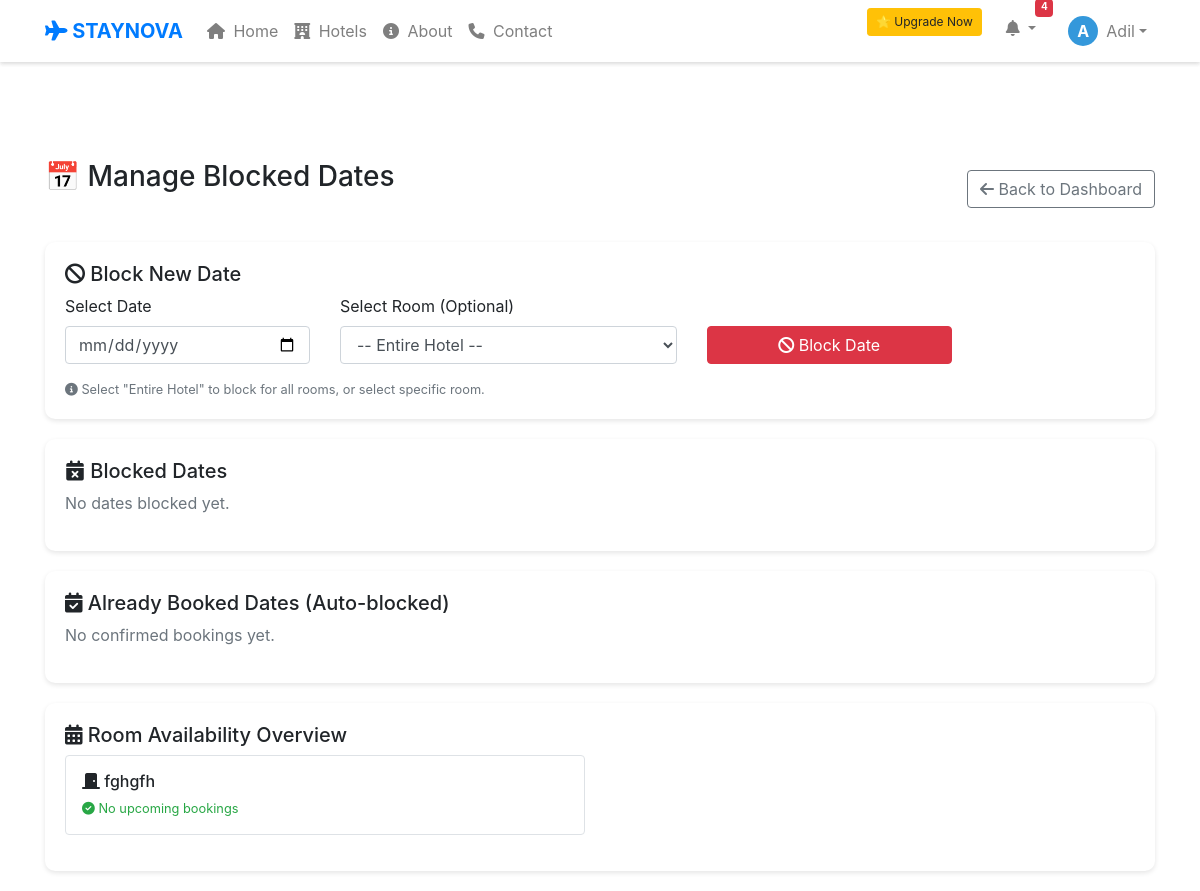
Page /owner/manage_dates.php (signed in) on the earlier database version.
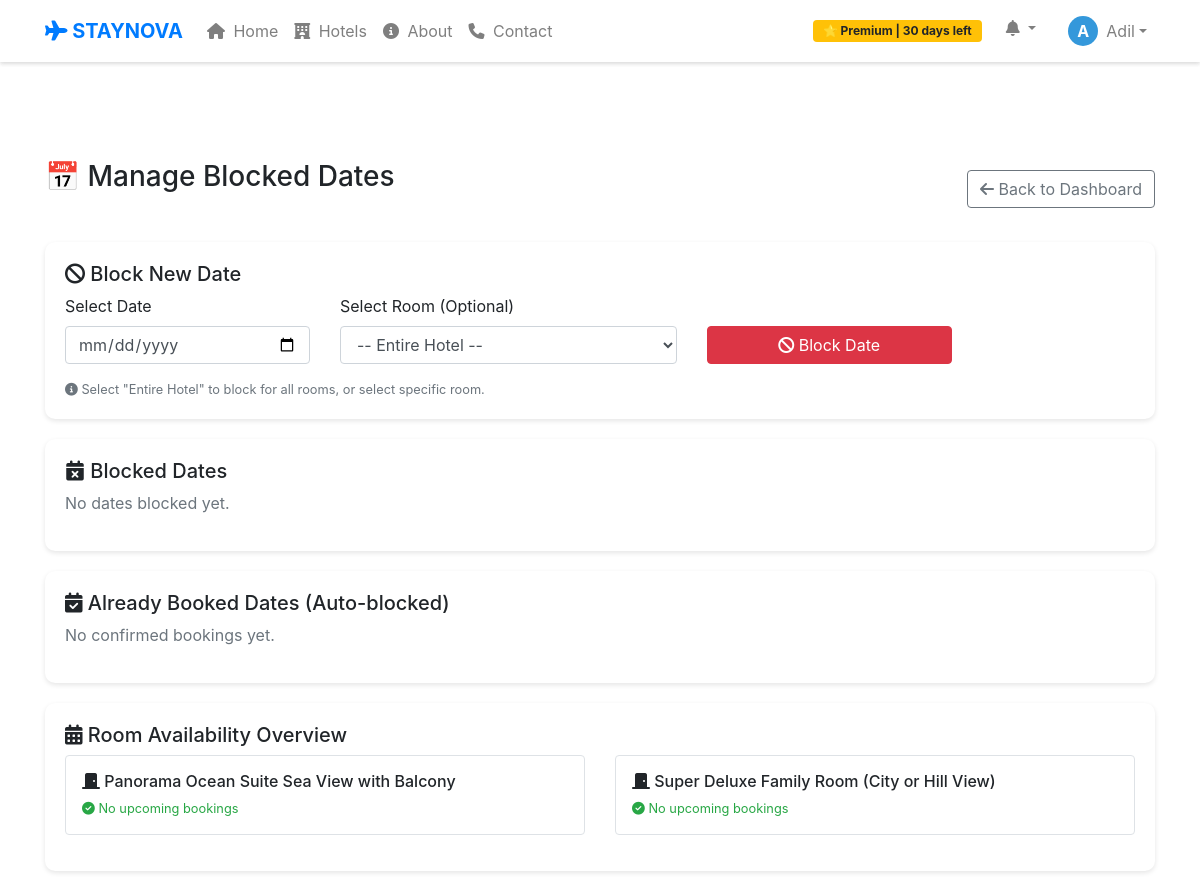
Same page on the later database version.
### tables this page shows
CREATE TABLE `rooms` (
  `id` int(11) NOT NULL,
  `hotel_id` int(11) NOT NULL,
  `room_title` varchar(200) NOT NULL,
  `description` text DEFAULT NULL,
  `capacity` int(11) DEFAULT 2,
  `room_count` int(11) DEFAULT 1,
  `price_per_night` decimal(10,2) NOT NULL,
  `created_at` timestamp NOT NULL DEFAULT current_timestamp(),
  `is_active` tinyint(1) DEFAULT 1,
  `active` tinyint(1) DEFAULT 1
);

### owner/manage_dates.php (the view, shortened to what the changed rows need)
<?php
include "../db_connect.php";
include "../header.php";
$owner_id = $_SESSION['user_id'];
$hotel_sql = "SELECT id, hotel_name FROM hotels WHERE owner_id='$owner_id'";
$hotel_result = mysqli_query($conn, $hotel_sql);
$hotel = mysqli_fetch_assoc($hotel_result);
$hotel_id = $hotel['id'];
$rooms_sql = "SELECT id, room_title FROM rooms WHERE hotel_id='$hotel_id'";
$rooms_result = mysqli_query($conn, $rooms_sql);
?>
<!DOCTYPE html>
<html>
<head>
    <link rel="stylesheet" href="https://stackpath.bootstrapcdn.com/bootstrap/4.5.2/css/bootstrap.min.css">
    <link rel="stylesheet" href="https://cdnjs.cloudflare.com/ajax/libs/font-awesome/6.4.0/css/all.min.css">
</head>
<body>
<?php include "../header.php"; ?>
<div class="container">
        <?php
        mysqli_data_seek($rooms_result, 0);
        ?>
    <div class="date-card">
        <div class="row">
            <?php
            mysqli_data_seek($rooms_result, 0);
            while($room = mysqli_fetch_assoc($rooms_result)):
                $room_id = $room['id'];
                $room_title = $room['room_title'];
                $room_booked_sql = "SELECT check_in_date, check_out_date
                                   FROM bookings
                                   WHERE room_id='$room_id'
                                   AND status='confirmed'
                                   LIMIT 3";
                $room_booked_result = mysqli_query($conn, $room_booked_sql);
            ?>
                <div class="col-md-6 mb-3">
                    <div class="border p-3 rounded">
                        <h6 class="mb-2">
                            <i class="fas fa-door-closed"></i> <?= $room_title ?>
                        </h6>
                        <?php if(mysqli_num_rows($room_booked_result) > 0): ?>
                            <small class="text-muted d-block mb-2">Next bookings:</small>
                            <ul class="list-unstyled mb-0">
                                <?php while($room_booking = mysqli_fetch_assoc($room_booked_result)): ?>
                                    <li class="mb-1">
                                        <small>
                                            <i class="fas fa-calendar-check text-primary"></i>
                                            <?= date('d M', strtotime($room_booking['check_in_date'])) ?> -
                                            <?= date('d M', strtotime($room_booking['check_out_date'])) ?>
                                        </small>
                                    </li>
                                <?php endwhile; ?>
                            </ul>
                        <?php else: ?>
                            <small class="text-success">
                                <i class="fas fa-check-circle"></i> No upcoming bookings
                            </small>
                        <?php endif; ?>
                    </div>
                </div>
            <?php endwhile; ?>
        </div>
    </div>
</div>
</body>
</html>

### header.php (shortened to what the changed rows need)
<?php
include_once "db_connect.php";
$is_premium = false;
$remaining_days = 0;
if (isset($_SESSION['user_id']) && $_SESSION['role'] === 'owner') {
    $owner_id = $_SESSION['user_id'];
    $sub_q = mysqli_query($conn, "
        SELECT end_date, DATEDIFF(end_date, CURDATE()) AS remaining_days
        FROM owner_subscriptions
        WHERE owner_id='$owner_id'
        AND status='approved'
        ORDER BY id DESC
        LIMIT 1
    ");
    if ($sub_q && mysqli_num_rows($sub_q) > 0) {
        $sub = mysqli_fetch_assoc($sub_q);
        $remaining_days = (int) $sub['remaining_days'];
        if ($remaining_days > 0) {
            $is_premium = true;
        }
    }
}
$unread_count = 0;
if (isset($_SESSION['user_id'], $_SESSION['role'])) {
    $uid = $_SESSION['user_id'];
    $role = $_SESSION['role'];
    $count_sql = "SELECT COUNT(*) as total FROM notifications
                  WHERE receiver_id = '$uid'
                  AND receiver_role = '$role'
                  AND status = 'unread'";
    $count_result = mysqli_query($conn, $count_sql);
    if ($count_result && mysqli_num_rows($count_result) > 0) {
        $count_data = mysqli_fetch_assoc($count_result);
        $unread_count = (int)$count_data['total'];
    }
}
?>
<link rel="stylesheet" href="https://stackpath.bootstrapcdn.com/bootstrap/4.5.2/css/bootstrap.min.css">
<link rel="stylesheet" href="https://cdnjs.cloudflare.com/ajax/libs/font-awesome/6.4.0/css/all.min.css">
<nav class="navbar navbar-expand-lg navbar-light bg-white shadow-sm fixed-top">
    <div class="container">
        <div class="collapse navbar-collapse" id="navbarNav">
            <ul class="navbar-nav ml-auto">
                <?php if (isset($_SESSION['user_id'])): ?>
                    <?php if ($_SESSION['role'] === 'owner' && $is_premium): ?>
                        <li class="nav-item d-flex align-items-center mr-3">
                            <span class="badge badge-warning" style="font-size: 12px; padding: 5px 10px;">
                                ⭐ Premium | <?= $remaining_days ?> days left
                            </span>
                        </li>
                    <?php endif; ?>
                    <?php if ($_SESSION['role'] === 'owner' && !$is_premium): ?>
                        <li class="nav-item mr-3">
                            <a href="/hotel_booking/owner/subscription.php" class="btn btn-warning btn-sm" style="font-size: 12px;">
                                ⭐ Upgrade Now
                            </a>
                        </li>
                    <?php endif; ?>
                    <li class="nav-item dropdown mr-3">
                        <a class="nav-link dropdown-toggle position-relative" href="#" data-toggle="dropdown">
                            <i class="fas fa-bell"></i>
                            <?php if ($unread_count > 0): ?>
                                <span class="badge badge-danger"
                                      style="position: absolute; top: 0; right: 0; transform: translate(50%, -50%);
                                             font-size: 10px; padding: 2px 5px; min-width: 18px; height: 18px;">
                                    <?php echo $unread_count; ?>
                                </span>
                            <?php endif; ?>
                        </a>
                    </li>
                <?php endif; ?>
            </ul>
        </div>
    </div>
</nav>

Differences in the rows shown:
removed rooms: room_title "fghgfh"
added rooms: room_title "Panorama Ocean Suite Sea View with Balcony"
added rooms: room_title "Super Deluxe Family Room (City or Hill View)"
Other differences:
$remaining_days: (not shown) → "30"
$unread_count: "4" → (not shown)
text no longer shown: "⭐ Upgrade Now"
text now shown: "⭐ Premium | days left"
